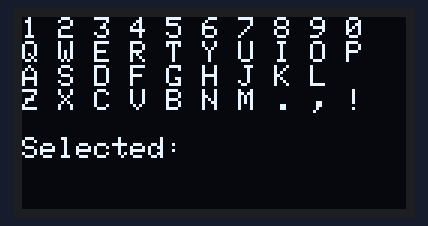
Simulated run of this sketch. Board: Arduino Uno, built with avr-gcc and run on an emulated ATmega328P. Parts: 128×64 one-colour display. The display library's start-up logo is not drawn; no radio packets arrive unless stated.

Above: at 2.1 s.

The sketch:

NRFCommunication.ino
```cpp
#include <SPI.h>
#include <RF24.h>
#include <Wire.h>
#include <Adafruit_GFX.h>
#include <Adafruit_SSD1306.h>

// Piny pre modul NRF24L01
#define CE_PIN 9
#define CS_PIN 10

// Veľkosť bufferu pre prijatú správu
#define BUFFER_SIZE 32

// Inicializácia modulu NRF24L01
RF24 radio(CE_PIN, CS_PIN);

// Adresa pre komunikáciu medzi zariadeniami
const uint64_t address = 0xF0F0F0F0E1LL;

// Inicializácia displeja OLED
#define OLED_RESET 4
Adafruit_SSD1306 display(OLED_RESET);

// Klávesnica na displeji
const char keyboard[4][10] = {
  {'1', '2', '3', '4', '5', '6', '7', '8', '9', '0'},
  {'Q', 'W', 'E', 'R', 'T', 'Y', 'U', 'I', 'O', 'P'},
  {'A', 'S', 'D', 'F', 'G', 'H', 'J', 'K', 'L', ' '},
  {'Z', 'X', 'C', 'V', 'B', 'N', 'M', '.', ',', '!'}
};

// Aktuálna vybraná položka na klávesnici
char selectedChar = ' ';

// Premenné pre tlačidlá
#define UP_BUTTON 2
#define DOWN_BUTTON 3
#define LEFT_BUTTON 4
#define RIGHT_BUTTON 5
#define ENTER_BUTTON 6

bool upButtonPressed = false;
bool downButtonPressed = false;
bool leftButtonPressed = false;
bool rightButtonPressed = false;
bool enterButtonPressed = false;

// Buffer pre prijatú správu
char receivedMessage[BUFFER_SIZE] = "";

void setup() {
  // Inicializácia sériovej komunikácie
  Serial.begin(9600);

  // Inicializácia modulu NRF24L01
  radio.begin();
  radio.openWritingPipe(address);
  radio.openReadingPipe(1, address);
  radio.setPALevel(RF24_PA_LOW);

  // Inicializácia displeja OLED
  display.begin(SSD1306_SWITCHCAPVCC, 0x3C);
  display.display();
  delay(2000);
  display.clearDisplay();

  // Inicializácia tlačidiel
  pinMode(UP_BUTTON, INPUT_PULLUP);
  pinMode(DOWN_BUTTON, INPUT_PULLUP);
  pinMode(LEFT_BUTTON, INPUT_PULLUP);
  pinMode(RIGHT_BUTTON, INPUT_PULLUP);
  pinMode(ENTER_BUTTON, INPUT_PULLUP);
}

void loop() {
  // Odoslanie a prijatie správy
  sendAndReceiveMessage();

  // Ovládanie klávesnice a odoslanie správy po stlačení tlačidla "Enter"
  if (enterButtonPressed) {
    enterButtonPressed = false;
    sendMessage();
  }

  // Ovládanie klávesnice
  if (upButtonPressed) {
    upButtonPressed = false;
    moveSelection(-1, 0);
  }
  if (downButtonPressed) {
    downButtonPressed = false;
    moveSelection(1, 0);
  }
  if (leftButtonPressed) {
    leftButtonPressed = false;
    moveSelection(0, -1);
  }
  if (rightButtonPressed) {
    rightButtonPressed = false;
    moveSelection(0, 1);
  }

  // Zobrazenie klávesnice na displeji
  displayKeyboard();
}

// Odoslanie a prijatie správy
void sendAndReceiveMessage() {
  if (radio.available()) {
    radio.read(receivedMessage, BUFFER_SIZE);
    Serial.println("Prijatá správa: " + String(receivedMessage));
    memset(receivedMessage, 0, BUFFER_SIZE);
  }
}

// Odoslanie správy
void sendMessage() {
  radio.stopListening();
  radio.write(selectedChar, sizeof(selectedChar));
  radio.startListening();
  Serial.println("Odoslaná správa: " + String(selectedChar));
  selectedChar = ' ';
}

// Ovládanie vybraného písmena na klávesnici
void moveSelection(int rowOffset, int colOffset) {
  int currentRow = -1;
  int currentCol = -1;

  // Nájdenie aktuálnej pozície vybraného písmena
  for (int row = 0; row < 4; row++) {
    for (int col = 0; col < 10; col++) {
      if (keyboard[row][col] == selectedChar) {
        currentRow = row;
        currentCol = col;
        break;
      }
    }
    if (currentRow != -1 && currentCol != -1) {
      break;
    }
  }

  // Zmena pozície vybraného písmena
  int newRow = (currentRow + rowOffset + 4) % 4;
  int newCol = (currentCol + colOffset + 10) % 10;
  selectedChar = keyboard[newRow][newCol];
}

// Zobrazenie klávesnice na displeji
void displayKeyboard() {
  display.clearDisplay();
  display.setTextSize(1);
  display.setTextColor(SSD1306_WHITE);
  display.setCursor(0, 0);

  for (int row = 0; row < 4; row++) {
    for (int col = 0; col < 10; col++) {
      display.print(keyboard[row][col]);
      display.print(" ");
    }
    display.println();
  }

  display.println();
  display.print("Selected: ");
  display.print(selectedChar);

  display.display();
}
```
